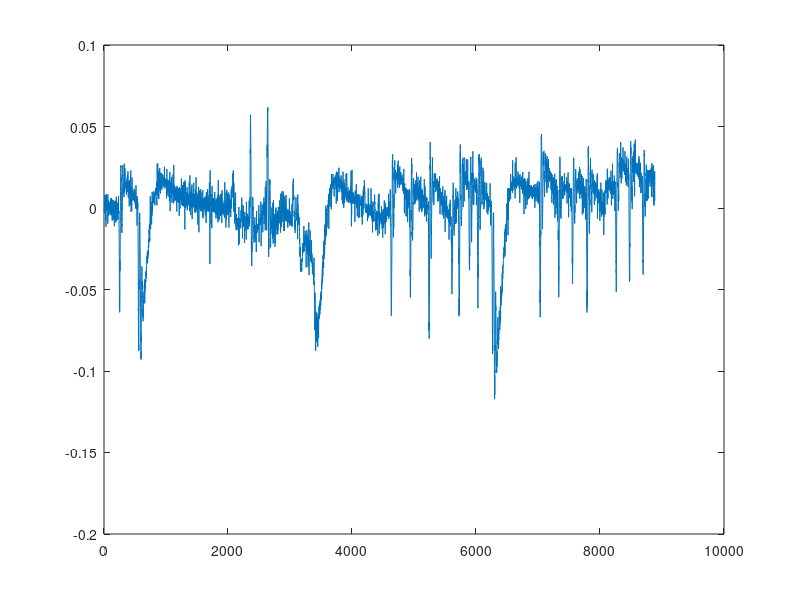

The MATLAB script that drew this image:
clc
clear all
close all

load('data1.mat');
load('data2.mat');
load('data3.mat');
load('data4.mat');
load('data6.mat');
load('data7.mat');
realdata=[data1(50:2900,1);data2(570:4550,1);data6(800:2050,1);data7(200:1000,1)]

plot(realdata);

